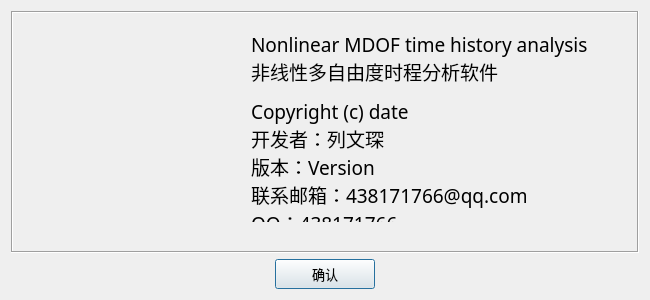
<?xml version="1.0" encoding="UTF-8"?>
<ui version="4.0">
 <class>win_about</class>
 <widget class="QDialog" name="win_about">
  <property name="windowModality">
   <enum>Qt::NonModal</enum>
  </property>
  <property name="geometry">
   <rect>
    <x>0</x>
    <y>0</y>
    <width>650</width>
    <height>300</height>
   </rect>
  </property>
  <property name="minimumSize">
   <size>
    <width>650</width>
    <height>300</height>
   </size>
  </property>
  <property name="maximumSize">
   <size>
    <width>650</width>
    <height>300</height>
   </size>
  </property>
  <property name="font">
   <font>
    <family>微软雅黑</family>
    <pointsize>10</pointsize>
   </font>
  </property>
  <property name="windowTitle">
   <string>关于</string>
  </property>
  <property name="windowIcon">
   <iconset resource="../resource_rc/resource.qrc">
    <normaloff>:/插图/N.png</normaloff>:/插图/N.png</iconset>
  </property>
  <property name="modal">
   <bool>false</bool>
  </property>
  <layout class="QVBoxLayout" name="verticalLayout" stretch="6,1">
   <item>
    <widget class="QFrame" name="frame">
     <property name="minimumSize">
      <size>
       <width>0</width>
       <height>0</height>
      </size>
     </property>
     <property name="maximumSize">
      <size>
       <width>16777215</width>
       <height>16777215</height>
      </size>
     </property>
     <property name="frameShape">
      <enum>QFrame::Box</enum>
     </property>
     <property name="frameShadow">
      <enum>QFrame::Sunken</enum>
     </property>
     <property name="lineWidth">
      <number>1</number>
     </property>
     <widget class="QLabel" name="label">
      <property name="geometry">
       <rect>
        <x>40</x>
        <y>40</y>
        <width>171</width>
        <height>150</height>
       </rect>
      </property>
      <property name="sizePolicy">
       <sizepolicy hsizetype="Fixed" vsizetype="Fixed">
        <horstretch>1</horstretch>
        <verstretch>1</verstretch>
       </sizepolicy>
      </property>
      <property name="minimumSize">
       <size>
        <width>80</width>
        <height>80</height>
       </size>
      </property>
      <property name="text">
       <string/>
      </property>
      <property name="textFormat">
       <enum>Qt::AutoText</enum>
      </property>
      <property name="pixmap">
       <pixmap resource="../resource_rc/resource.qrc">:/插图/logo.png</pixmap>
      </property>
      <property name="scaledContents">
       <bool>true</bool>
      </property>
     </widget>
     <widget class="QLabel" name="label_3">
      <property name="geometry">
       <rect>
        <x>240</x>
        <y>20</y>
        <width>361</width>
        <height>191</height>
       </rect>
      </property>
      <property name="text">
       <string>&lt;html&gt;&lt;head/&gt;&lt;body&gt;&lt;p&gt;&lt;span style=&quot; font-size:14pt; color:#000000;&quot;&gt;Nonlinear MDOF time history analysis&lt;br/&gt;非线性多自由度时程分析软件&lt;/span&gt;&lt;/p&gt;&lt;p&gt;&lt;span style=&quot; font-size:14pt; color:#000000;&quot;&gt;Copyright (c) date&lt;br/&gt;开发者：列文琛&lt;br/&gt;版本：Version&lt;br/&gt;联系邮箱：438171766@qq.com&lt;br/&gt;QQ：438171766&lt;/span&gt;&lt;/p&gt;&lt;/body&gt;&lt;/html&gt;</string>
      </property>
     </widget>
    </widget>
   </item>
   <item>
    <layout class="QHBoxLayout" name="horizontalLayout">
     <item>
      <spacer name="horizontalSpacer">
       <property name="orientation">
        <enum>Qt::Horizontal</enum>
       </property>
       <property name="sizeHint" stdset="0">
        <size>
         <width>40</width>
         <height>20</height>
        </size>
       </property>
      </spacer>
     </item>
     <item>
      <widget class="QPushButton" name="pushButton">
       <property name="minimumSize">
        <size>
         <width>100</width>
         <height>30</height>
        </size>
       </property>
       <property name="text">
        <string>确认</string>
       </property>
      </widget>
     </item>
     <item>
      <spacer name="horizontalSpacer_2">
       <property name="orientation">
        <enum>Qt::Horizontal</enum>
       </property>
       <property name="sizeHint" stdset="0">
        <size>
         <width>40</width>
         <height>20</height>
        </size>
       </property>
      </spacer>
     </item>
    </layout>
   </item>
  </layout>
 </widget>
 <resources>
  <include location="../resource_rc/resource.qrc"/>
 </resources>
 <connections>
  <connection>
   <sender>pushButton</sender>
   <signal>clicked()</signal>
   <receiver>win_about</receiver>
   <slot>close()</slot>
   <hints>
    <hint type="sourcelabel">
     <x>297</x>
     <y>275</y>
    </hint>
    <hint type="destinationlabel">
     <x>502</x>
     <y>267</y>
    </hint>
   </hints>
  </connection>
 </connections>
</ui>
